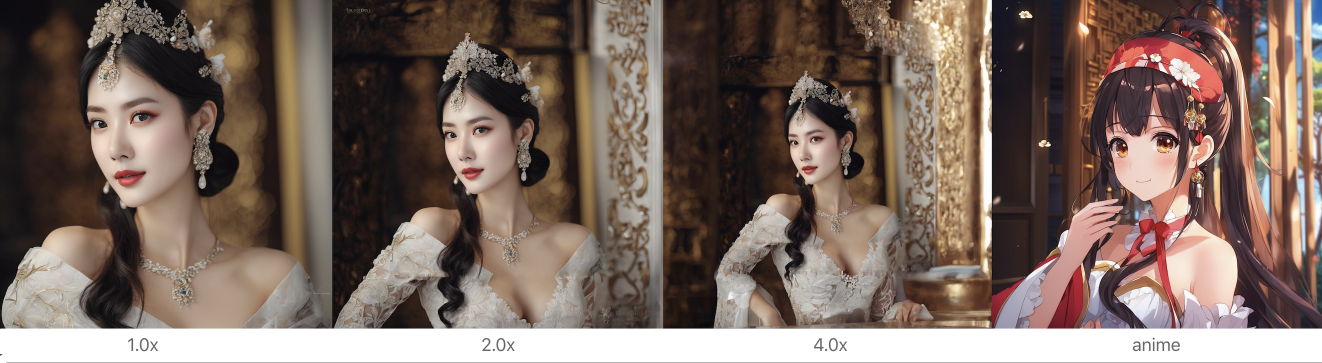
#> input picture samples.jpeg, 2644 x 726 px (shown at 1/2 size); its folder holds only this picture in this run
$ python -i __init__.py   (imports and definitions only)
#> lines starting #> are read from the running program, lines starting #| are printed output that depends on the picture
#> further down, picture is the input picture: shape (726, 2644, 3); mean B, G, R 96, 105, 122.4
import cv2
from modules.util import HWC3, image_pad

def cv2_resize_shortest_edge(image, size):
#> called with size = 512
    h, w = image.shape[:2]
#> h = 726; w = 2644
    if h < w:
        new_h = size
        new_w = int(round(w / h * size))
#> new_w = 1865
    else:
        new_w = size
        new_h = int(round(h / w * size))
    resized_image = cv2.resize(image, (new_w, new_h), interpolation=cv2.INTER_AREA)
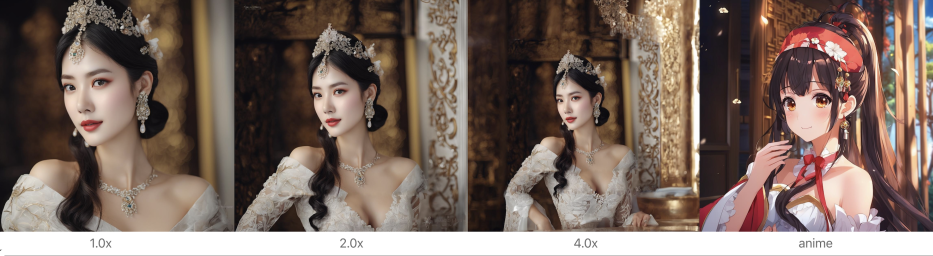
#> resized_image: shape (512, 1865, 3) (shown at 1/2 size); mean B, G, R 96, 105, 122.4
    return resized_image

def apply_color(img, res=512):
    img = cv2_resize_shortest_edge(img, res)
    h, w = img.shape[:2]
#> h = 512; w = 1865

    input_img_color = cv2.resize(img, (w//64, h//64), interpolation=cv2.INTER_CUBIC)
    input_img_color = cv2.resize(input_img_color, (w, h), interpolation=cv2.INTER_NEAREST)
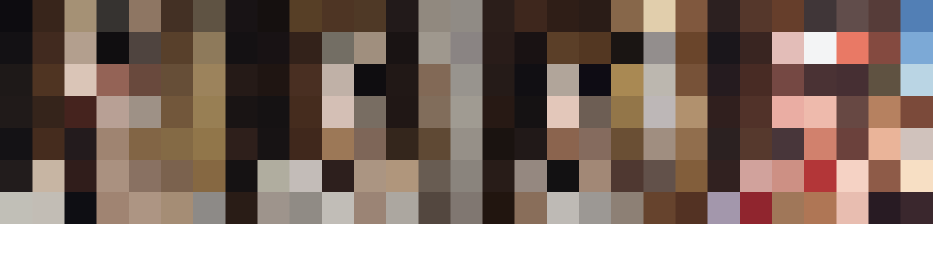
#> input_img_color: shape (512, 1865, 3) (shown at 1/2 size); mean of channels 0, 1, 2 101.9, 110.9, 128.6; drawn as B, G, R
    return input_img_color

#Color T2I like multiples-of-64, upscale methods are fixed.
class ColorDetector:
    def __call__(self, input_image):
        input_image = HWC3(input_image)
        detected_map = HWC3(apply_color(input_image))

        return detected_map

class GrayDetector:
    def __call__(self, img):
        eps = 1e-5
        X = img.astype(np.float32)
        r, g, b = X[:, :, 0], X[:, :, 1], X[:, :, 2]
        kr, kg, kb = [random.random() + eps for _ in range(3)]
        ks = kr + kg + kb
        kr /= ks
        kg /= ks
        kb /= ks
        Y = r * kr + g * kg + b * kb
        Y = np.stack([Y] * 3, axis=2)
        return Y.clip(0, 255).astype(np.uint8)

class ColorMapDetector:
    def __call__(self, input_image):
        return cv2.applyColorMap(input_image, cv2.COLORMAP_INFERNO)[:, :, ::-1]

>>> import cv2
>>> picture = cv2.imread('../../../samples.jpeg')
>>> result = apply_color(picture)

$ run again, on actions.png
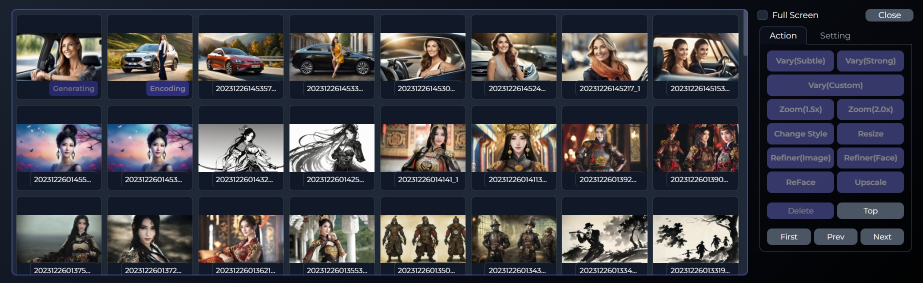
#> input picture actions.png, 1845 x 565 px (shown at 1/2 size)
#> picture is the input picture: shape (565, 1845, 3); mean B, G, R 71.1, 63.3, 63.6
#> in cv2_resize_shortest_edge, `resized_image = cv2.resize(image, (new_w, new_h), interpolation=cv2.IN..`:
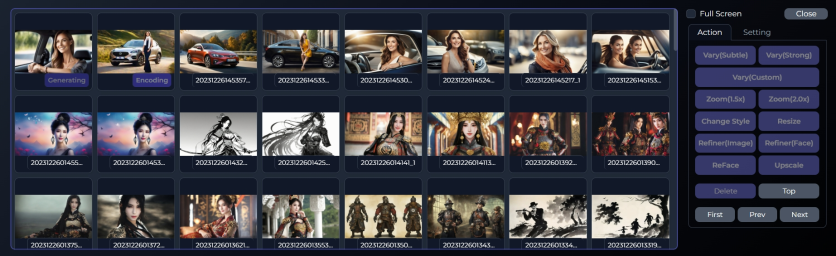
#> resized_image: shape (512, 1672, 3) (shown at 1/2 size); mean B, G, R 71.1, 63.3, 63.6
#> in apply_color, `input_img_color = cv2.resize(input_img_color, (w, h), interpolation=cv..`:
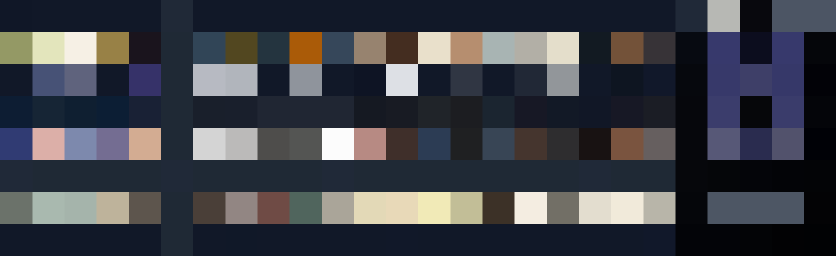
#> input_img_color: shape (512, 1672, 3) (shown at 1/2 size); mean of channels 0, 1, 2 71.5, 63.7, 61.6; drawn as B, G, R
